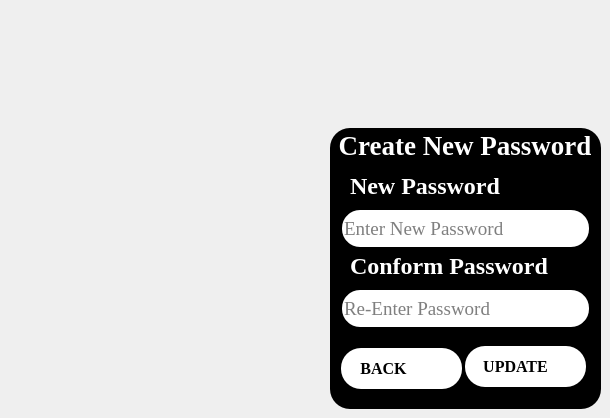
    <widget class="QWidget" name="page_3">
     <widget class="QGroupBox" name="groupBox_3">
      <property name="geometry">
       <rect>
        <x>330</x>
        <y>128</y>
        <width>271</width>
        <height>281</height>
       </rect>
      </property>
      <property name="font">
       <font>
        <family>Times New Roman</family>
        <pointsize>20</pointsize>
        <weight>75</weight>
        <bold>true</bold>
       </font>
      </property>
      <property name="styleSheet">
       <string notr="true">QGroupBox{
color:white;
background:black;
border-radius:20px;
}</string>
      </property>
      <property name="title">
       <string>Create New Password</string>
      </property>
      <property name="alignment">
       <set>Qt::AlignCenter</set>
      </property>
      <widget class="QLabel" name="label_6">
       <property name="geometry">
        <rect>
         <x>20</x>
         <y>50</y>
         <width>191</width>
         <height>16</height>
        </rect>
       </property>
       <property name="font">
        <font>
         <family>Times New Roman</family>
         <pointsize>18</pointsize>
         <weight>75</weight>
         <bold>true</bold>
        </font>
       </property>
       <property name="styleSheet">
        <string notr="true">QLabel{
color:white;
}</string>
       </property>
       <property name="text">
        <string>New Password</string>
       </property>
      </widget>
      <widget class="QLabel" name="label_7">
       <property name="geometry">
        <rect>
         <x>20</x>
         <y>130</y>
         <width>201</width>
         <height>16</height>
        </rect>
       </property>
       <property name="font">
        <font>
         <family>Times New Roman</family>
         <pointsize>18</pointsize>
         <weight>75</weight>
         <bold>true</bold>
        </font>
       </property>
       <property name="styleSheet">
        <string notr="true">QLabel{
color:white;
}</string>
       </property>
       <property name="text">
        <string>Conform Password</string>
       </property>
      </widget>
      <widget class="QLineEdit" name="lineEdit_updatepassword">
       <property name="geometry">
        <rect>
         <x>10</x>
         <y>80</y>
         <width>251</width>
         <height>41</height>
        </rect>
       </property>
       <property name="font">
        <font>
         <family>Times New Roman</family>
         <pointsize>14</pointsize>
         <weight>50</weight>
         <bold>false</bold>
        </font>
       </property>
       <property name="styleSheet">
        <string notr="true">QLineEdit{
border: 2px solid black;
border-radius:20px;
background:white;
}</string>
       </property>
       <property name="echoMode">
        <enum>QLineEdit::Password</enum>
       </property>
       <property name="placeholderText">
        <string>Enter New Password</string>
       </property>
      </widget>
      <widget class="QLineEdit" name="lineEdit_uconpassword">
       <property name="geometry">
        <rect>
         <x>10</x>
         <y>160</y>
         <width>251</width>
         <height>41</height>
        </rect>
       </property>
       <property name="font">
        <font>
         <family>Times New Roman</family>
         <pointsize>14</pointsize>
         <weight>50</weight>
         <bold>false</bold>
        </font>
       </property>
       <property name="styleSheet">
        <string notr="true">QLineEdit{border-width:2px;
border-color:black;
border-style:solid;
border-radius:20px;
}
</string>
       </property>
       <property name="echoMode">
        <enum>QLineEdit::Password</enum>
       </property>
       <property name="placeholderText">
        <string>Re-Enter Password</string>
       </property>
      </widget>
      <widget class="QPushButton" name="pushButton_newpassupdate">
       <property name="geometry">
        <rect>
         <x>135</x>
         <y>218</y>
         <width>121</width>
         <height>41</height>
        </rect>
       </property>
       <property name="font">
        <font>
         <family>Times New Roman</family>
         <pointsize>12</pointsize>
         <weight>75</weight>
         <bold>true</bold>
        </font>
       </property>
       <property name="styleSheet">
        <string notr="true">QPushButton{
border-radius:20px;
background:white;

background-color: rgb(255, 255, 255);}
QPushButton:hover {
  background: rgb(170, 165, 163);
}
</string>
       </property>
       <property name="text">
        <string>UPDATE     </string>
       </property>
      </widget>
      <widget class="QPushButton" name="pushButton_NewconPassword">
       <property name="geometry">
        <rect>
         <x>10</x>
         <y>165</y>
         <width>251</width>
         <height>31</height>
        </rect>
       </property>
       <property name="styleSheet">
        <string notr="true">background:qlineargradient(spread:pad, x1:0, y1:0, x2:1, y2:0, stop:0 rgba(0, 0, 0, 0), stop:1 rgba(0,0,0,0));
border:black;</string>
       </property>
       <property name="text">
        <string/>
       </property>
      </widget>
      <widget class="QPushButton" name="pushButton_NewPassword">
       <property name="geometry">
        <rect>
         <x>10</x>
         <y>86</y>
         <width>251</width>
         <height>31</height>
        </rect>
       </property>
       <property name="styleSheet">
        <string notr="true">background:qlineargradient(spread:pad, x1:0, y1:0, x2:1, y2:0, stop:0 rgba(0, 0, 0, 0), stop:1 rgba(0,0,0,0));
border:black;</string>
       </property>
       <property name="text">
        <string/>
       </property>
      </widget>
      <widget class="QPushButton" name="pushButton_6">
       <property name="geometry">
        <rect>
         <x>11</x>
         <y>220</y>
         <width>121</width>
         <height>41</height>
        </rect>
       </property>
       <property name="font">
        <font>
         <family>Times New Roman</family>
         <pointsize>12</pointsize>
         <weight>75</weight>
         <bold>true</bold>
        </font>
       </property>
       <property name="styleSheet">
        <string notr="true">QPushButton{
border-radius:20px;
background:white;

background-color: rgb(255, 255, 255);}
QPushButton:hover {
  background: rgb(170, 165, 163);
}
</string>
       </property>
       <property name="text">
        <string>BACK         </string>
       </property>
      </widget>
      <widget class="QPushButton" name="pushButton_10">
       <property name="geometry">
        <rect>
         <x>84</x>
         <y>228</y>
         <width>31</width>
         <height>23</height>
        </rect>
       </property>
       <property name="styleSheet">
        <string notr="true">QPushButton{
border-radius:10px;
background:white;

background-color: rgb(255, 255, 255);}
QPushButton:hover {
  background: rgb(170, 165, 163);
}</string>
       </property>
       <property name="text">
        <string/>
       </property>
       <property name="icon">
        <iconset>
         <normaloff>:/images/return.png</normaloff>:/images/return.png</iconset>
       </property>
       <property name="iconSize">
        <size>
         <width>20</width>
         <height>20</height>
        </size>
       </property>
      </widget>
      <widget class="QPushButton" name="pushButton_11">
       <property name="geometry">
        <rect>
         <x>219</x>
         <y>226</y>
         <width>31</width>
         <height>23</height>
        </rect>
       </property>
       <property name="styleSheet">
        <string notr="true">QPushButton{
border-radius:10px;
background:white;

background-color: rgb(255, 255, 255);}
QPushButton:hover {
  background: rgb(170, 165, 163);
}</string>
       </property>
       <property name="text">
        <string/>
       </property>
       <property name="icon">
        <iconset>
         <normaloff>images/up-arrow.png</normaloff>images/up-arrow.png</iconset>
       </property>
      </widget>
     </widget>
    </widget>
